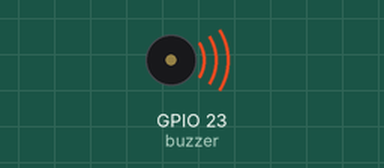
Recording of a sketch running on a simulated ESP32. On the bench: buzzer (waves = sounding).

Above: at 0.1 s.
Timing chart, 0 to 40.0 s (numbered marks = the images above):
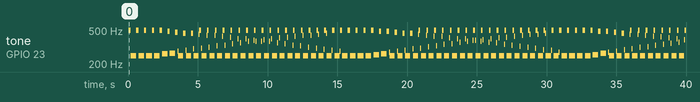

The sketch:

esp32-wroover-buzzer.ino
```cpp
int buzzer=23;
void setup()
{
  pinMode(buzzer,OUTPUT);
}
void loop()
{
  unsigned char i,j;
  while(1)
  {
    for(i=0;i<80;i++)
    {
      digitalWrite(buzzer,HIGH);
      delay(1);
      digitalWrite(buzzer,LOW);
      delay(1);
    }
    for(i=0;i<100;i++)
    {
      digitalWrite(buzzer,HIGH);
      delay(2);
      digitalWrite(buzzer,LOW);
      delay(2);
    }
  }
}
```

Measured:
- by itself, tone on GPIO 23 (buzzer): plays 498 Hz for 0.16 s, 250 Hz for 0.40 s, 498 Hz for 0.16 s, 250 Hz for 0.40 s, 498 Hz for 0.16 s, 250 Hz for 0.40 s … (240 notes in this stretch)
